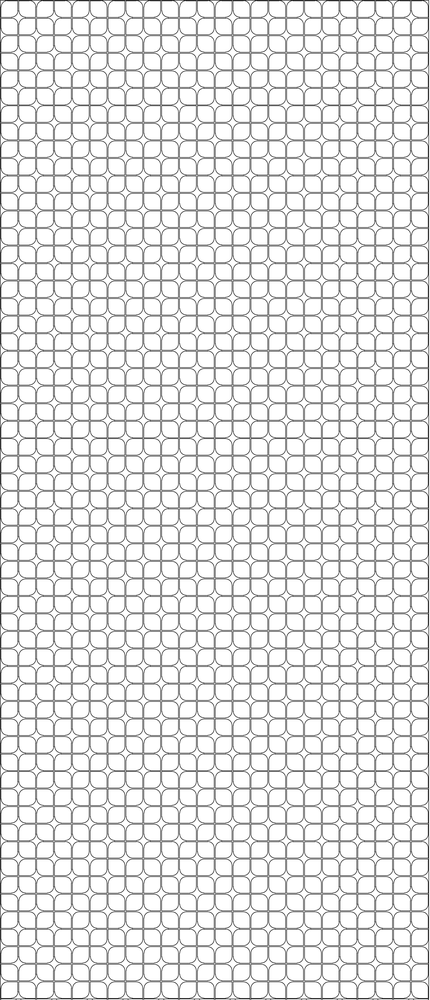
#> input picture backend/bloom.png, 430 x 1000 px, shrunk from 2000 x 4655 before the run
$ python -i emboss_layer.py   (imports and definitions only)
#> lines starting #> are read from the running program, lines starting #| are printed output that depends on the picture; after the words box and inside, x2 and y2 are one past the last pixel; in counts of white or black regions, pixels touching at a corner belong together
"""
Emboss Layer Generator
======================
Takes a transparent pattern overlay (dark lines on transparent background)
and generates a transparent RGBA PNG with baked shadow & highlight effects
that simulate a 3D embossed (raised) or debossed (carved) appearance.

The output can be placed over ANY panel texture — no per-panel rendering.

How it works:
  1. Extracts the line mask from the pattern's alpha channel.
  2. Blurs + shifts the mask in the light and shadow directions.
  3. Outputs an RGBA image:
       • Shadow regions  → semi-transparent BLACK pixels  (darken underneath)
       • Highlight regions → semi-transparent WHITE pixels (lighten underneath)
       • Everything else → fully transparent

  In a browser, regular alpha compositing makes shadows darken and highlights
  brighten the panel beneath.  Works with or without CSS blend modes.

Usage:
    python emboss_layer.py \
        --pattern diamond.png \
        --output diamond_emboss.png \
        [--light-angle 135] \
        [--depth 1.0] \
        [--bevel-width 4] \
        [--shadow-opacity 0.6] \
        [--highlight-opacity 0.35] \
        [--debossed]

Can also be imported:

    from emboss_layer import generate_emboss_layer
    layer = generate_emboss_layer("diamond.png", depth=1.2)
    layer.save("diamond_emboss.png")
"""

import argparse
from pathlib import Path

import numpy as np
from PIL import Image, ImageFilter


# ── Helpers ────────────────────────────────────────────────────────────────────

def _blur(mask_pil, radius):
    """Gaussian-blur a grayscale PIL image and return float64 array in 0..1."""
    return np.array(
        mask_pil.filter(ImageFilter.GaussianBlur(radius=max(0.5, radius)))
    ).astype(np.float64) / 255.0


# ── Main generator ────────────────────────────────────────────────────────────

def generate_emboss_layer(
    pattern_path,
    depth=2.0,
    bevel_width=30,
    shadow_opacity=0.95,
    highlight_opacity=0.35,
    debossed=False,
):
    """
    Generate a transparent RGBA emboss-effect layer from a line-pattern image.
    Light source is always FRONT-FACING — uniform shadow around every line edge,
    works for straight, curved, or organic patterns equally.

    Parameters
    ----------
    pattern_path : str | Path
        Input pattern PNG — dark lines on transparent background (RGBA).
    depth : float
        Overall intensity multiplier (>1 = stronger, <1 = subtler).
    bevel_width : int
        Spread in pixels of the shadow / highlight along line edges.
    shadow_opacity : float
        Peak opacity of shadow regions (0–1).
    highlight_opacity : float
        Peak opacity of highlight regions (0–1).
    debossed : bool
        False = lines appear raised (embossed).
        True  = lines appear carved inward (debossed).

    Returns
    -------
    PIL.Image.Image
        RGBA image — transparent everywhere except near lines, where
        shadows are semi-transparent black and highlights are semi-transparent white.
    """
#> called with pattern_path = 'bloom.png', depth = 2, bevel_width = 30, shadow_opacity = 0.95, highlight_opacity = 0.35, debossed = False
    pattern = Image.open(pattern_path).convert("RGBA")
#> pattern is the input picture: PIL image 430x1000 RGBA; mean R, G, B, A 0, 0, 0, 27.1
    w, h = pattern.size
#> w = 430; h = 1000

    # Line mask from alpha channel (0 = background, 1 = line)
    alpha = np.array(pattern)[:, :, 3].astype(np.float64) / 255.0
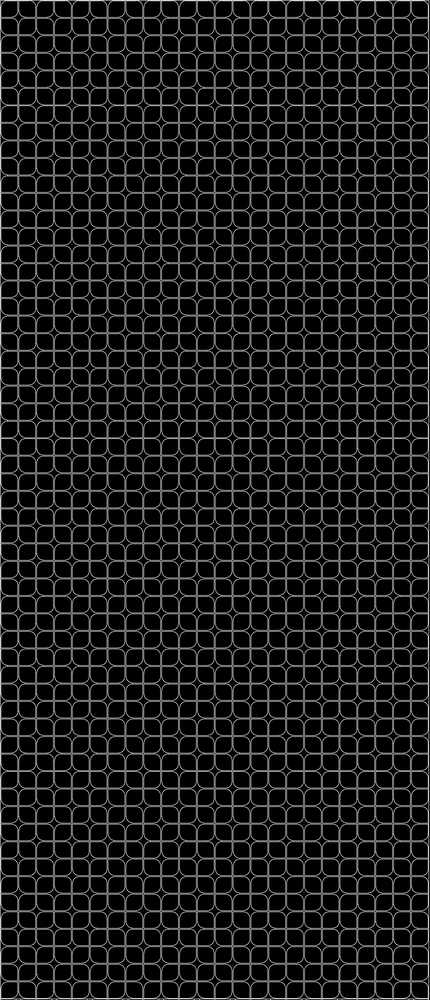
#> alpha: shape (1000, 430) float64; min 0, max 0.875, mean 0.106

    mask_pil = Image.fromarray((alpha * 255).astype(np.uint8))

    # ── Front-lit approach: uniform shadow/highlight around every edge ────

    # Shadow: blurred mask extends beyond the original mask edges.
    # Subtracting the original mask gives just the halo = the groove shadow.
    shadow_blur_r = max(1, bevel_width * 0.6 * depth)
    shadow_halo = np.clip(_blur(mask_pil, shadow_blur_r) - alpha, 0, 1)

    # Wider, softer outer shadow for more depth
    outer_blur_r = max(2, bevel_width * 1.2 * depth)
    outer_halo = np.clip(_blur(mask_pil, outer_blur_r) - alpha, 0, 1) * 0.4

    # Highlight: the bright rim on line edges where the surface curves
    # back toward the viewer. Computed by subtracting a slightly eroded
    # (more-blurred then thresholded) version from the original mask.
    rim_blur_r = max(0.5, bevel_width * 0.25 * depth)
    eroded = _blur(mask_pil, rim_blur_r)
#> call 3 of _blur, with radius = 15
#> in _blur (call 3), `return np.array( mask_pil.filter(ImageFilter.GaussianBlur(radius=max(0..`:
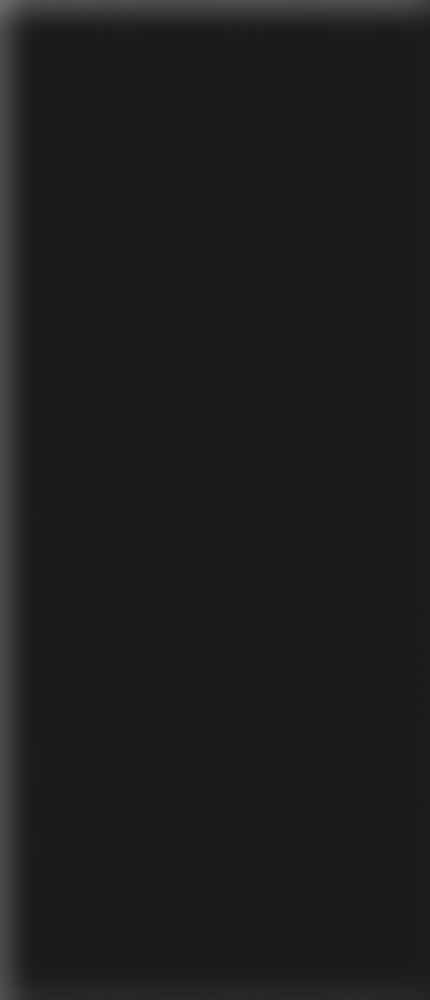
#> returned value: shape (1000, 430) float64; min 0.102, max 0.427, mean 0.113
    # The rim is where the original mask is present but the eroded version fades
    highlight_rim = np.clip(alpha - eroded, 0, 1)

    # Groove darkening — subtle dimming on the line body itself
    groove_blur_r = max(0.5, bevel_width * 0.3)
    groove = _blur(mask_pil, groove_blur_r) * 0.12 * depth

    # ── Swap shadow/highlight for debossed mode ──────────────────────────
    if debossed:
        shadow_halo, highlight_rim = highlight_rim, shadow_halo
        outer_halo = outer_halo * 0  # no outer halo for debossed

    # ── Combine ──────────────────────────────────────────────────────────
    total_shadow = np.clip(
        (shadow_halo * shadow_opacity
         + outer_halo * shadow_opacity * 0.5
         + groove) * depth,
        0, 1,
    )
    total_highlight = np.clip(
        (highlight_rim * highlight_opacity) * depth,
        0, 1,
    )
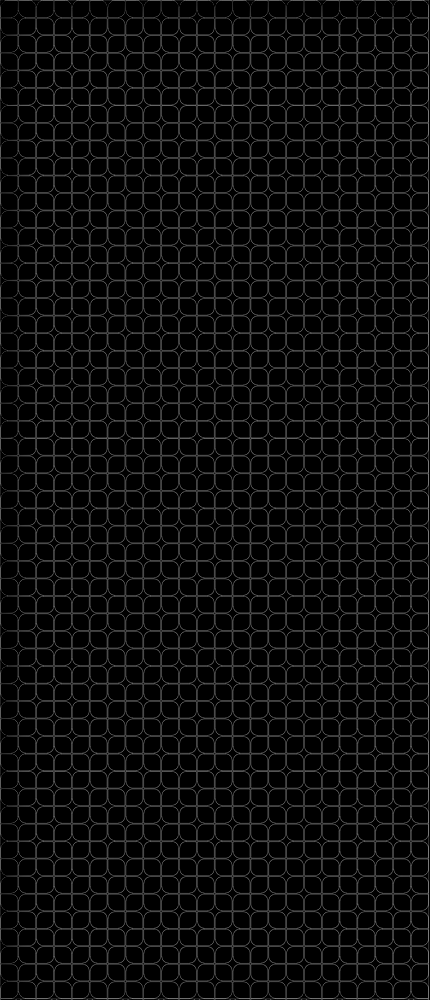
#> total_highlight: shape (1000, 430) float64; min 0, max 0.505, mean 0.0503

    # Net effect per pixel:  positive → highlight,  negative → shadow
    net = total_highlight - total_shadow
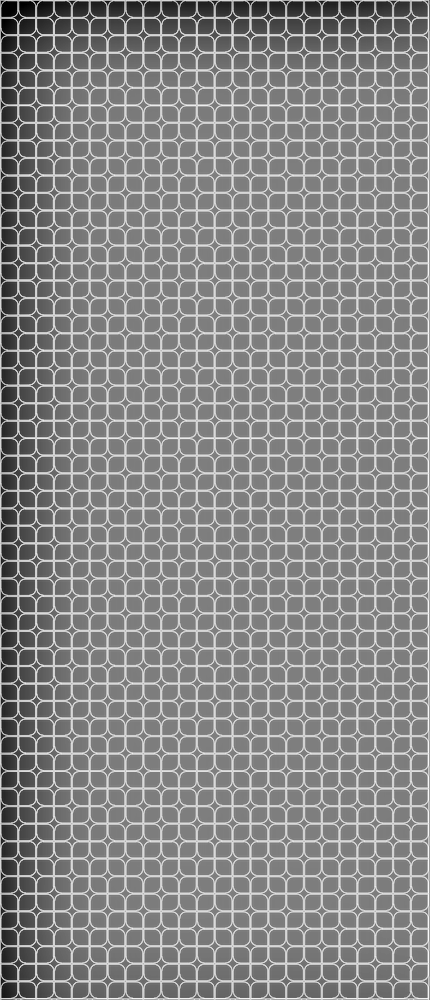
#> net: shape (1000, 430) float64; min -1, max 0.451, mean -0.214; drawn with min black and max white

    # ── Build output RGBA ─────────────────────────────────────────────────
    output = np.zeros((h, w, 4), dtype=np.uint8)

    # Shadow pixels: RGB = 0   (black),  A = |net| mapped to opacity
    # Highlight pixels: RGB = 255 (white), A = |net| mapped to opacity
    is_highlight = net > 0
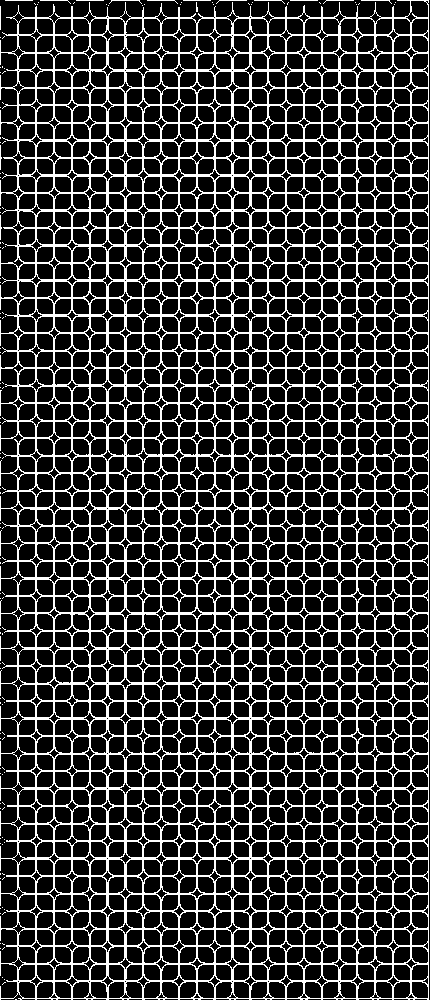
#> is_highlight: shape (1000, 430) bool; 22.7% white in thin lines or dots
    magnitude = np.abs(net)
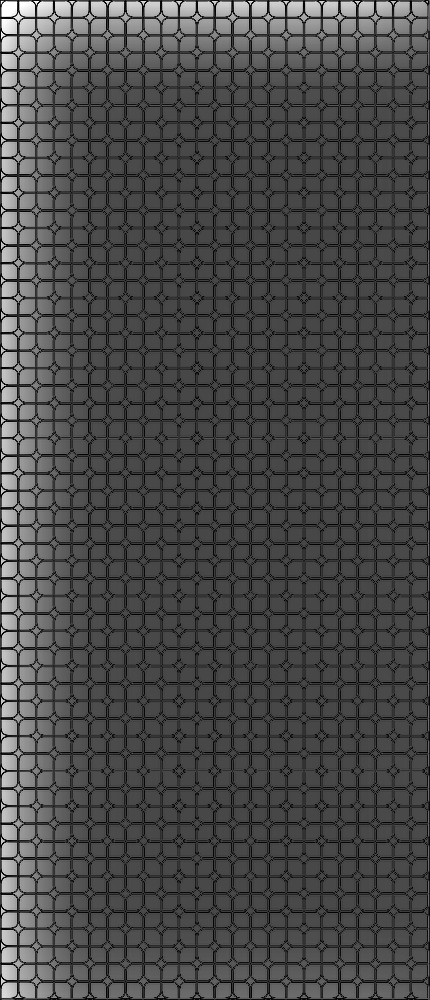
#> magnitude: shape (1000, 430) float64; min 6.94e-18, max 1, mean 0.289

    output[:, :, 0] = np.where(is_highlight, 255, 0)
    output[:, :, 1] = np.where(is_highlight, 255, 0)
    output[:, :, 2] = np.where(is_highlight, 255, 0)
    output[:, :, 3] = (magnitude * 255).astype(np.uint8)
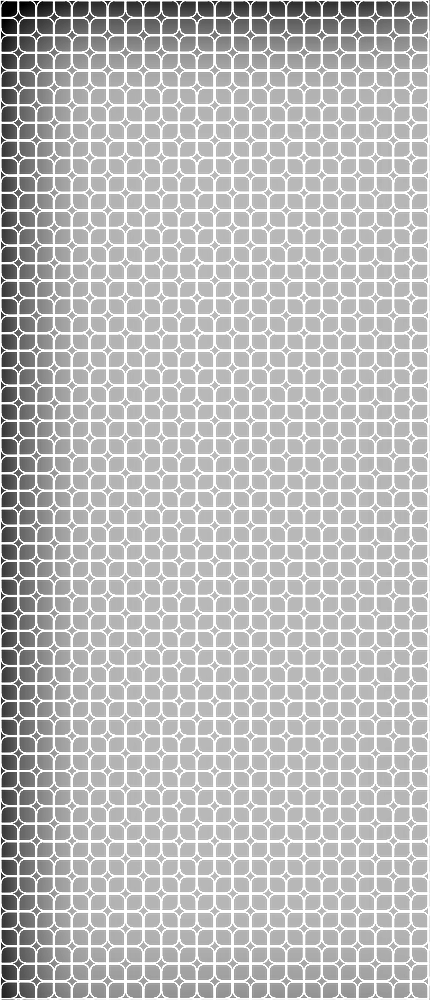
#> output: shape (1000, 430, 4); mean of channels 0, 1, 2, 3 57.8, 57.8, 57.8, 73.3; transparent parts drawn white

    return Image.fromarray(output)


# ── CLI ───────────────────────────────────────────────────────────────────────

def main():
    p = argparse.ArgumentParser(
        description="Generate transparent emboss/deboss overlay from a line pattern"
    )
    p.add_argument("--pattern", required=True, help="Input pattern PNG (RGBA, dark lines on transparent)")
    p.add_argument("--output", required=True, help="Output emboss layer PNG")
    p.add_argument("--depth", type=float, default=0.9, help="Effect intensity multiplier (default: 1.3)")
    p.add_argument("--bevel-width", type=int, default=6, help="Shadow/highlight spread in pixels (default: 10)")
    p.add_argument("--shadow-opacity", type=float, default=0.9, help="Peak shadow opacity 0–1 (default: 1.0)")
    p.add_argument("--highlight-opacity", type=float, default=0.2, help="Peak highlight opacity 0–1 (default: 0.5)")
    p.add_argument("--debossed", action="store_true", help="Inward (debossed) effect instead of raised (embossed)")

    args = p.parse_args()

    print(f"Pattern:    {args.pattern}")
    print(f"Mode:       {'DEBOSSED' if args.debossed else 'EMBOSSED'}")
    print(f"Light:      front-facing (omnidirectional)")
    print(f"Depth:      {args.depth}")
    print(f"Bevel:      {args.bevel_width}px")

    result = generate_emboss_layer(
        pattern_path=args.pattern,
        depth=args.depth,
        bevel_width=args.bevel_width,
        shadow_opacity=args.shadow_opacity,
        highlight_opacity=args.highlight_opacity,
        debossed=args.debossed,
    )

    out = Path(args.output)
    result.save(str(out), optimize=True)
    print(f"Saved → {out}  ({result.size[0]}×{result.size[1]})")


# [2 lines not run here, left out]

>>> result = generate_emboss_layer('bloom.png')

$ run again, on backend/diamond_3d.png
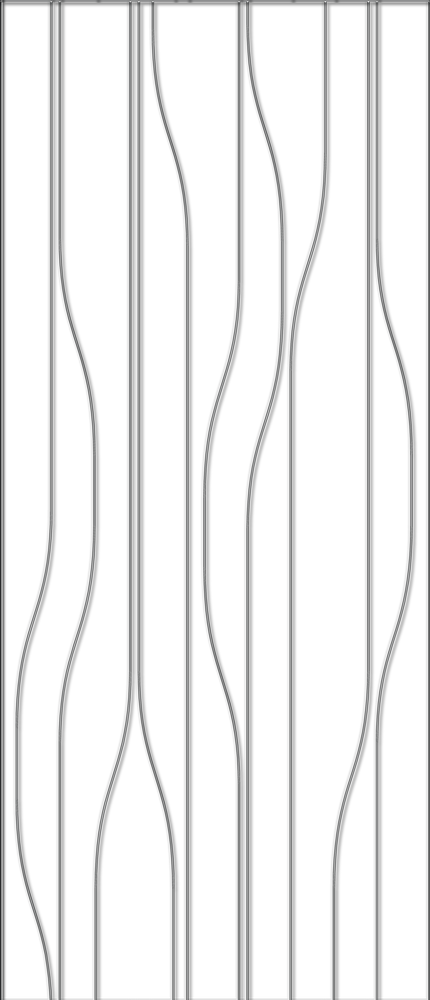
#> input picture backend/diamond_3d.png, 430 x 1000 px, shrunk from 2000 x 4650 before the run
#> in generate_emboss_layer, pattern is the input picture: PIL image 430x1000 RGBA; mean R, G, B, A 4.7, 4.8, 4.9, 16.5
#> in generate_emboss_layer, `is_highlight = net > 0`:
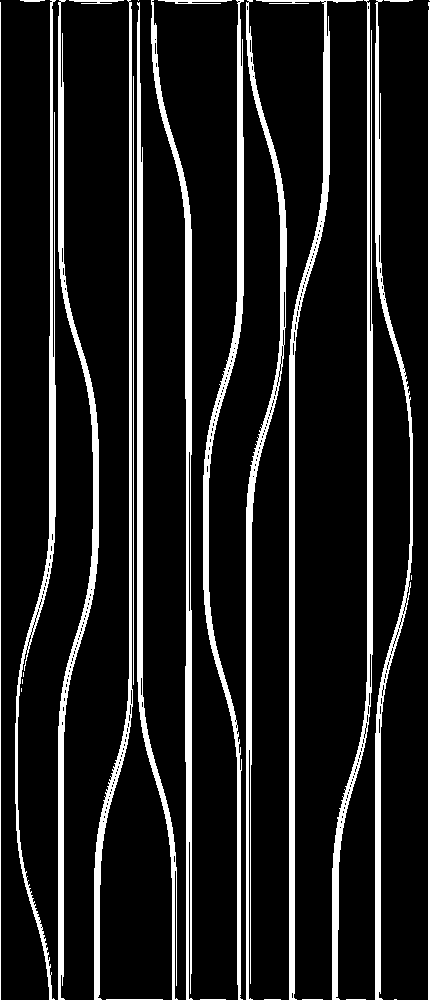
#> is_highlight: shape (1000, 430) bool; 13.2% white; 29 white regions (8 under 20 px), largest, box (x1, y1, x2, y2) and area: (256, 0, 363, 1000) 6307, (58, 0, 99, 1000) 5761, (151, 0, 193, 1000) 5622
#> in generate_emboss_layer, `output[:, :, 3] = (magnitude * 255).astype(np.uint8)`:
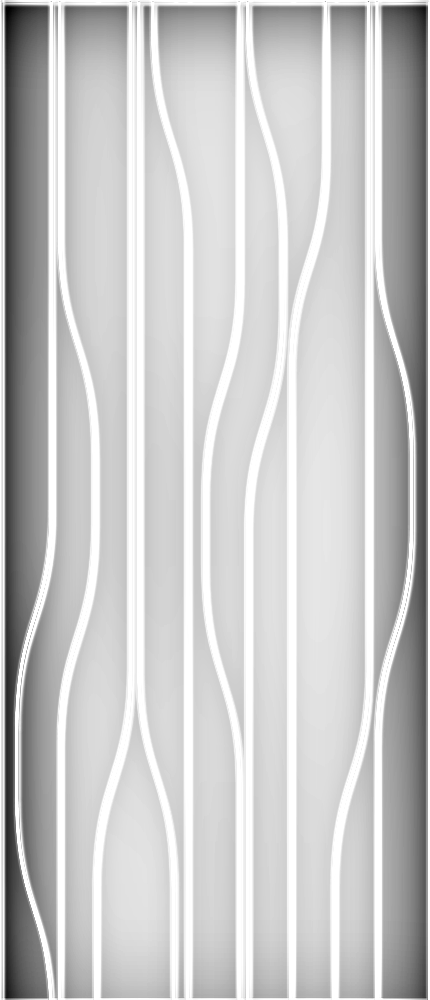
#> output: shape (1000, 430, 4); mean of channels 0, 1, 2, 3 33.5, 33.5, 33.5, 59.5; transparent parts drawn white
